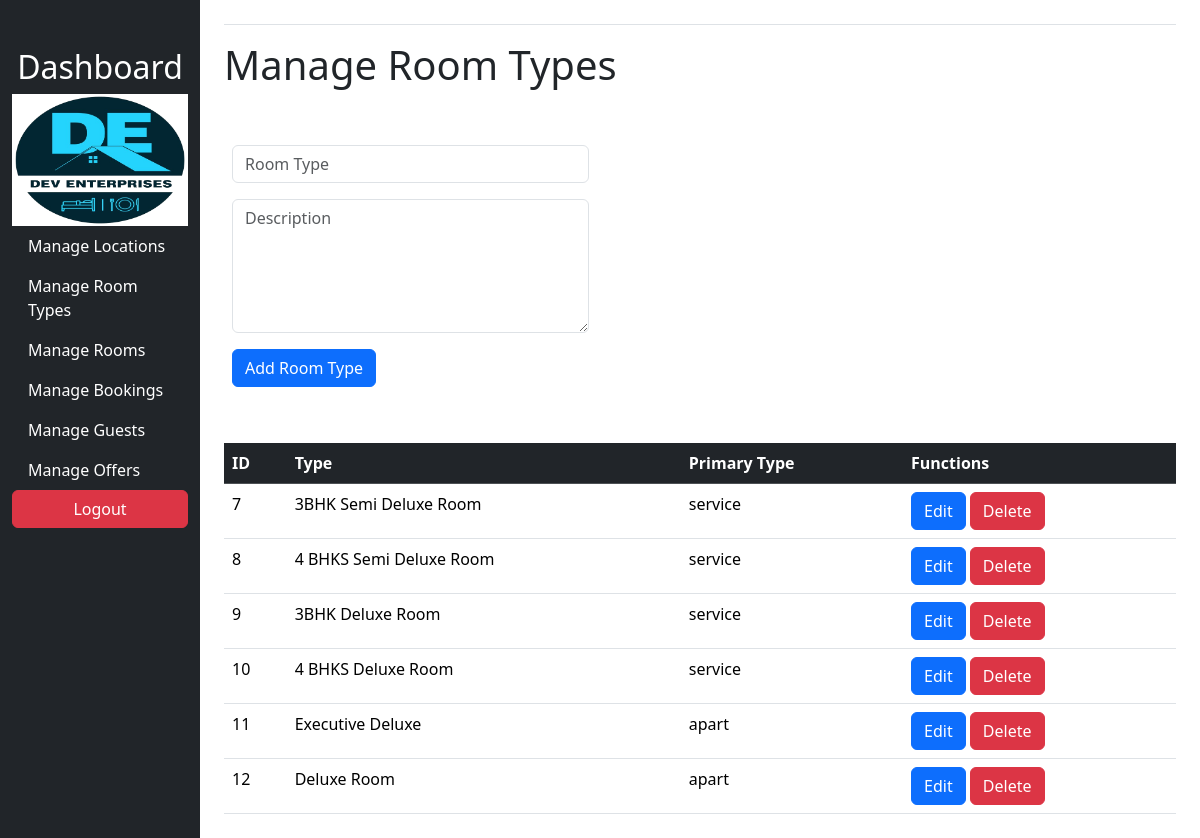
The app's page /admin/dashboard.php?page=manage_room_types (signed in) with its own data.
### tables this page shows
CREATE TABLE `room_types` (
  `id` int(11) NOT NULL,
  `type` varchar(50) NOT NULL,
  `primarytype` varchar(255) DEFAULT NULL
);

### admin/manage_room_types.php (the view, shortened to what this page needs)
<?php
require 'config.php';
$result = $conn->query("SELECT * FROM room_types");
?>
<!DOCTYPE html>
<html>
<head>
</head>
<body>
    <h1>Manage Room Types</h1>
    <main>
        <form method="POST" action="manage_room_types.php" class="my-5 w-50">
            <input type="text" name="type" placeholder="Room Type" class="form-control d-inline w-75 m-2" required>
            <textarea name="description" placeholder="Description" class="form-control w-75 m-2" rows="5"
                required></textarea>
            <button type="submit" class="btn btn-primary m-2">Add Room Type</button>
        </form>
        <table class="table my-4 ">
            <tr class="table-dark">
                <th>ID</th>
                <th>Type</th>
                <th>Primary Type</th>
                <th>Functions</th>
            </tr>
            <?php while ($row = $result->fetch_assoc()) { ?>
            <tr>
                <td>
                    <?php echo $row['id']; ?>
                </td>
                <td>
                    <?php echo $row['type']; ?>
                </td>
                <td>
                    <?php echo $row['primarytype']; ?>
                </td>
                <td>
                    <a class="btn btn-primary edit-room_type" data-bs-toggle="modal" data-bs-target="#myModal2"
                        data-room-type="<?php echo $row['type']; ?>" data-bs-id="<?php echo $row['id']; ?>"
                        data-room-description="<?php echo $row['primarytype']; ?>">Edit
                    </a>
                    <a class="btn btn-danger" href="delete.php?delete=room_type&id=<?php echo $row['id']; ?>">Delete</a>
                </td>
            </tr>
            <?php } ?>
        </table>
    </main>
</body>
</html>

### records on screen
room_types: id "7", type "3BHK Semi Deluxe Room", primarytype "service"
room_types: id "8", type "4 BHKS Semi Deluxe Room", primarytype "service"
room_types: id "9", type "3BHK Deluxe Room", primarytype "service"
room_types: id "10", type "4 BHKS Deluxe Room", primarytype "service"
room_types: id "11", type "Executive Deluxe", primarytype "apart"
room_types: id "12", type "Deluxe Room", primarytype "apart"
